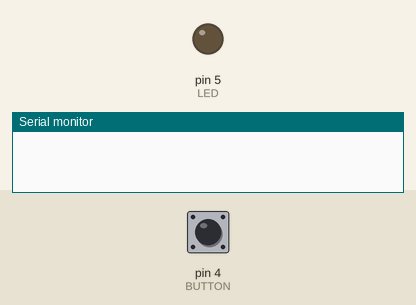
The sketch below on a simulated Arduino Uno, built with avr-gcc and run on an emulated ATmega328P. Parts: output pins drawn as LEDs (lit = HIGH), the last lines printed to the serial monitor. Inputs (shaded band) come from the test bench; at power-on: pin 4 (BUTTON) LOW.

Above: at 1.2 s.
1.3 s: pin 4 (BUTTON) pulled HIGH for 0.15 s
At 1.9 s:
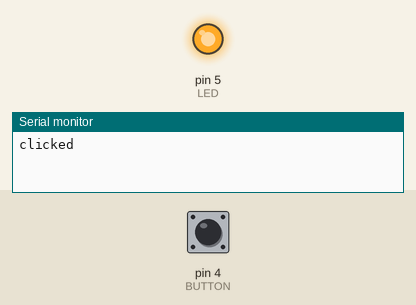
2.9 s: pin 4 (BUTTON) pulled HIGH for 1 s
At 4.3 s:
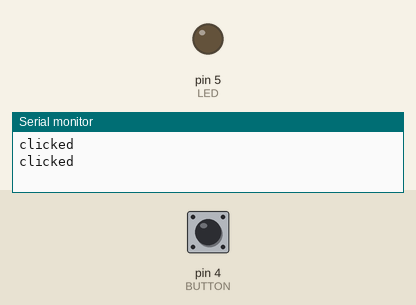
5.4 s: pin 4 (BUTTON) pulled HIGH for 3.2 s
At 9.1 s:
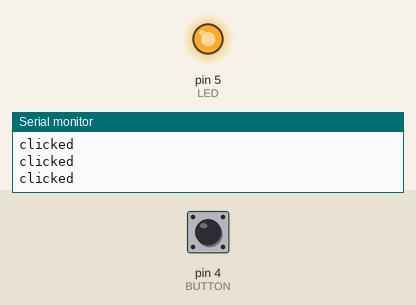
Timing chart, 0 to 10.6 s (numbered marks = the images above; inputs shaded):
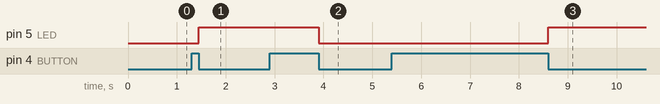

Measured:
- after the input at 1.3 s, pin 5 (LED): LOW → HIGH after 0.15 s
- after the input at 2.9 s, pin 5 (LED): HIGH → LOW after 1.0 s
- after the input at 5.4 s, pin 5 (LED): LOW → HIGH after 3.2 s

The sketch:

lightToggle.ino
```cpp
// vars
#define BUTTON 4
#define LED 5
bool lightstate;
bool buttonstate;
bool clickedflag = false;

void setup() {
  // put your setup code here, to run once:

  // setup serial connunication speed
  Serial.begin(115200);

  // setup pin as input
  pinMode(BUTTON, INPUT);

  // setup pin as output
  pinMode(LED, OUTPUT);
}

void loop() {
  // put your main code here, to run repeatedly:

  // read button state
  buttonstate = digitalRead(BUTTON);
  lightstate = digitalRead(LED);

  // if the button is clicked and it was not clicked previously
  if (buttonstate and not clickedflag){

      // set the clicked flag
      clickedflag = true;
  }

  // if the button is not clicked now and it was clicked previously (a commplete click has now happened)
  if (not buttonstate and clickedflag){

    // set the clicked flag
    clickedflag = false;

    // print
    Serial.println("clicked");
    if(lightstate){
      digitalWrite(LED, LOW);
    }
    else{
      digitalWrite(LED, HIGH);
    }
  }

}
```
